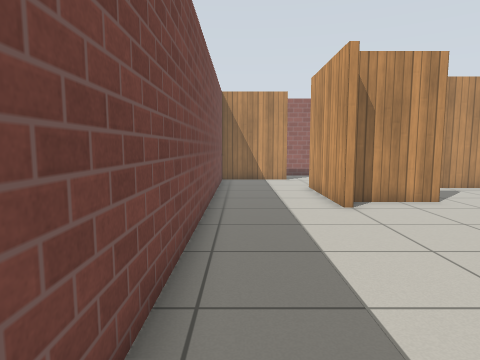
[1] (above)

17 first-person views from a walk through a world built for the Gazebo simulator. The camera is 0.94 m above the floor, tilts 6° down and sees 75° across. The floor is counted in squares, 0.5 m on a side. Each view is taken from the middle of a square. On the plan, view 1 faces up. The plan holds only what a view shows up to about 17 squares ahead; the rest is blank. Gazebo's built-in surfaces are drawn with simple patterns.

[2]
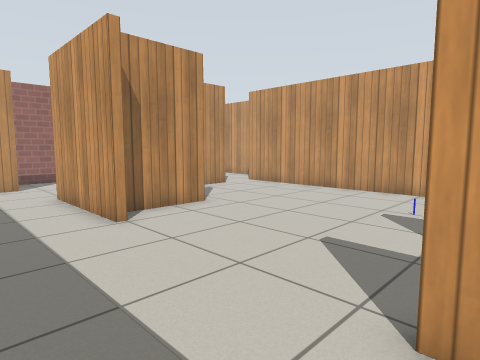

[3]
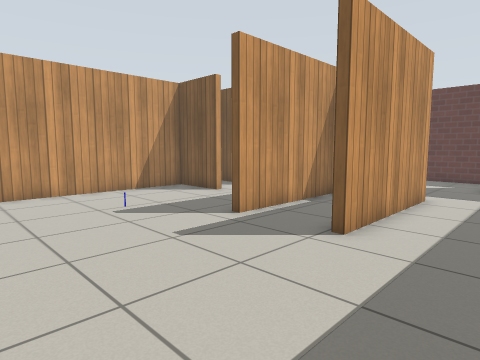

[4]
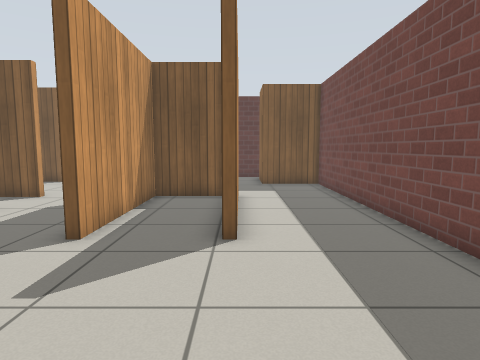

[5]
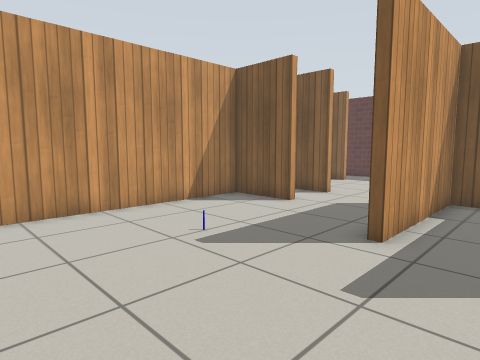

[6]
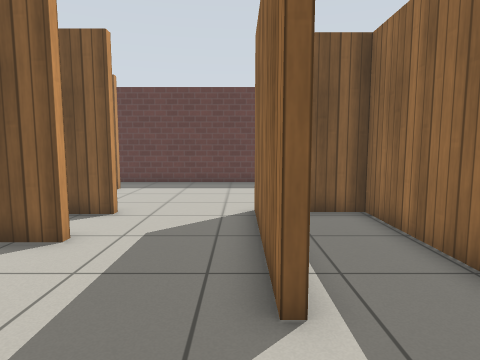

[7]
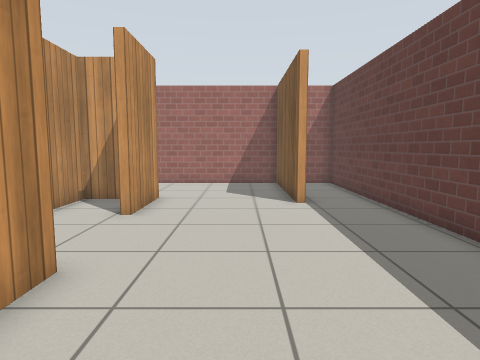

[8]
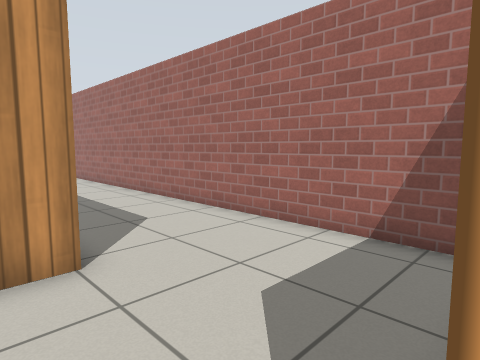

[9]
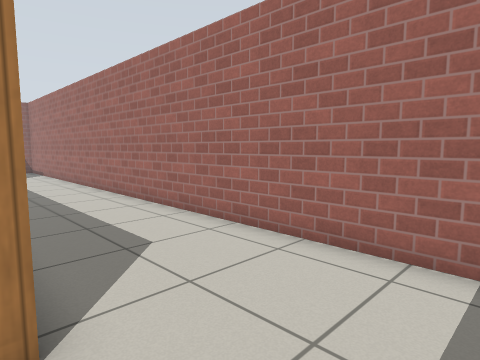

[10]
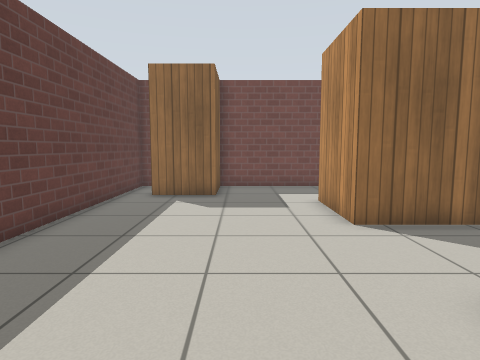

[11]
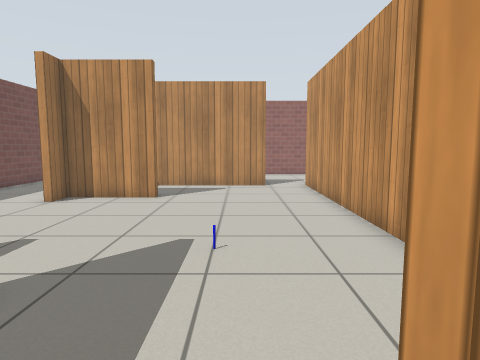

[12]
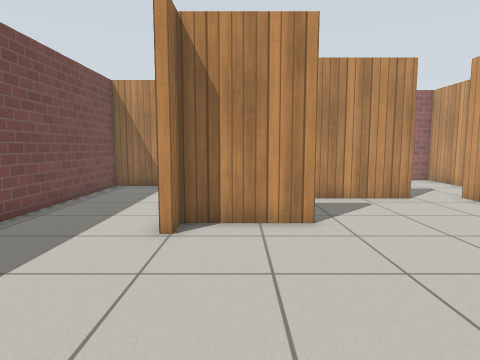

[13]
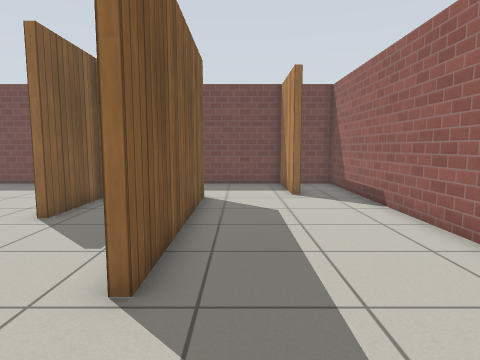

[14]
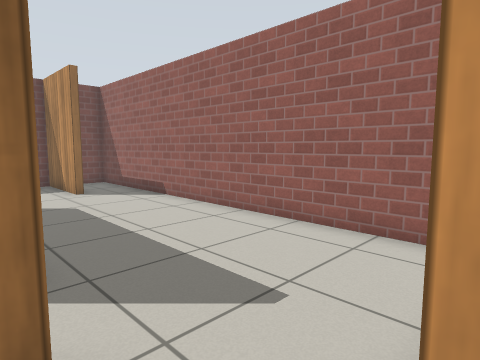

[15]
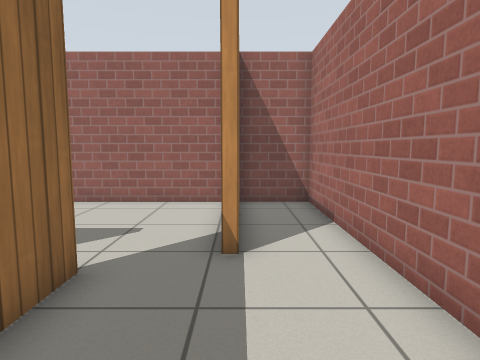

[16]
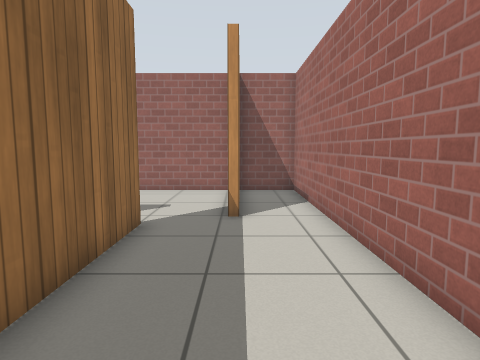

[17]
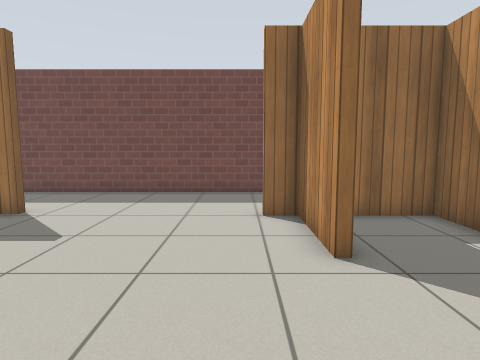

### Floor plan
Ten units are one square. View 1 is at (0, 0); x grows to the right and y downward. Boxes are objects, and circles mark ways between rooms. Rooms are numbered by the first view taken in them; rooms with no view inside come last. Other rooms are left out.
<svg viewBox="-15 -212 204 324">
<path fill="none" stroke="#000" d="M33 -96 33 -146M66 -29 66 -5M34 -29 34 29 63 29 63 -29M105 0 133 0 133 -136M112 -146 112 -143 35 -143 35 -109 68 -109 68 -106 35 -106 35 -96M31 32 31 -29M15 -181 -10 -181 -10 35M66 32 31 32M124 30 105 30M15 107 184 107 184 94M-10 35 -10 70 19 70 19 95M136 30 124 30M136 -146 136 -100M124 79 184 79 184 -207 160 -207M105 27 127 27M133 18 133 3 105 3M66 -5 66 32M133 -136 133 -146M27 -185 27 -181 15 -181M33 -146 112 -146M157 -179 157 -202M155 -207 -10 -207 -10 -191"/>
<rect x="95" y="-55" width="10" height="10" fill="#bbb"><title>other object</title></rect>
<circle cx="10" cy="30" r="3" fill="#2a7"/>
<circle cx="90" cy="0" r="3" fill="#2a7"/>
<circle cx="125" cy="-145" r="3" fill="#2a7"/>
<circle cx="30" cy="-167" r="3" fill="#2a7"/>
<circle cx="135" cy="55" r="3" fill="#2a7"/>
<circle cx="90" cy="30" r="3" fill="#2a7"/>
<circle cx="150" cy="-150" r="3" fill="#2a7"/>
<text x="60" y="-70">1</text>
<text x="80" y="70">2</text>
<text x="160" y="-50">3</text>
<text x="100" y="10">4</text>
<text x="90" y="-180">5</text>
</svg>
Room 1 opens to room 2. Room 1 opens to room 4. Room 1 opens to room 5. Room 2 opens to room 3. Room 2 opens to room 4. Room 3 opens to room 5.

Where each view was taken, in squares from view 1:
view 1: 0 up, 0 right, facing up
view 2: 2 up, 0 right, facing up-right
view 3: 9 up, 0 right, facing down-right
view 4: 9 up, 3 right, facing down
view 5: 9 up, 4 right, facing down-right
view 6: 6 up, 7 right, facing down
view 7: 6 down, 2 right, facing right
view 8: 8 down, 12 right, facing up-right
view 9: 6 down, 13 right, facing up-right
view 10: 6 down, 14 right, facing left
view 11: 1 down, 10 right, facing up
view 12: 3 up, 5 right, facing up
view 13: 16 up, 15 right, facing left
view 14: 14 up, 16 right, facing up-left
view 15: 10 up, 16 right, facing up
view 16: 7 up, 16 right, facing up
view 17: 9 up, 12 right, facing left
